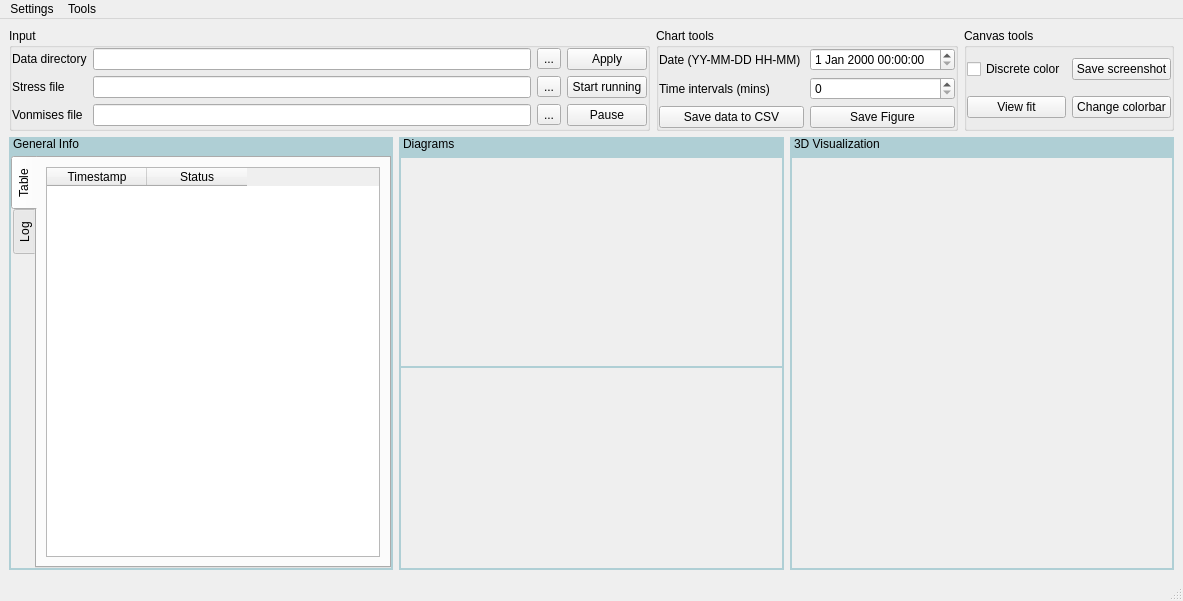
<?xml version="1.0" encoding="UTF-8"?>
<ui version="4.0">
 <class>MainWindow</class>
 <widget class="QMainWindow" name="MainWindow">
  <property name="geometry">
   <rect>
    <x>0</x>
    <y>0</y>
    <width>1183</width>
    <height>601</height>
   </rect>
  </property>
  <property name="windowTitle">
   <string>MainWindow</string>
  </property>
  <widget class="QWidget" name="centralwidget">
   <layout class="QHBoxLayout" name="_2">
    <property name="leftMargin">
     <number>0</number>
    </property>
    <property name="topMargin">
     <number>0</number>
    </property>
    <property name="rightMargin">
     <number>0</number>
    </property>
    <property name="bottomMargin">
     <number>0</number>
    </property>
    <item>
     <widget class="QWidget" name="widget" native="true">
      <layout class="QVBoxLayout" name="verticalLayout">
       <item>
        <widget class="QWidget" name="widget_3" native="true">
         <layout class="QHBoxLayout" name="horizontalLayout">
          <property name="leftMargin">
           <number>0</number>
          </property>
          <property name="topMargin">
           <number>0</number>
          </property>
          <property name="rightMargin">
           <number>0</number>
          </property>
          <property name="bottomMargin">
           <number>0</number>
          </property>
          <item>
           <widget class="QGroupBox" name="groupBox">
            <property name="title">
             <string>Input</string>
            </property>
            <layout class="QGridLayout" name="gridLayout">
             <property name="leftMargin">
              <number>0</number>
             </property>
             <property name="topMargin">
              <number>0</number>
             </property>
             <property name="rightMargin">
              <number>0</number>
             </property>
             <property name="bottomMargin">
              <number>0</number>
             </property>
             <item row="1" column="1">
              <widget class="QLineEdit" name="lineEdit"/>
             </item>
             <item row="1" column="0">
              <widget class="QLabel" name="label">
               <property name="text">
                <string>Stress file</string>
               </property>
              </widget>
             </item>
             <item row="2" column="0">
              <widget class="QLabel" name="label_2">
               <property name="text">
                <string>Vonmises file</string>
               </property>
              </widget>
             </item>
             <item row="0" column="3">
              <widget class="QPushButton" name="pushButton_2">
               <property name="text">
                <string>Apply</string>
               </property>
              </widget>
             </item>
             <item row="0" column="0">
              <widget class="QLabel" name="label_5">
               <property name="text">
                <string>Data directory</string>
               </property>
              </widget>
             </item>
             <item row="1" column="3">
              <widget class="QPushButton" name="pushButton_3">
               <property name="text">
                <string>Start running</string>
               </property>
              </widget>
             </item>
             <item row="2" column="2">
              <widget class="QToolButton" name="toolButton_3">
               <property name="text">
                <string>...</string>
               </property>
              </widget>
             </item>
             <item row="0" column="2">
              <widget class="QToolButton" name="toolButton_4">
               <property name="text">
                <string>...</string>
               </property>
              </widget>
             </item>
             <item row="2" column="3">
              <widget class="QPushButton" name="pushButton_4">
               <property name="text">
                <string>Pause</string>
               </property>
              </widget>
             </item>
             <item row="0" column="1">
              <widget class="QLineEdit" name="lineEdit_3"/>
             </item>
             <item row="2" column="1">
              <widget class="QLineEdit" name="lineEdit_2"/>
             </item>
             <item row="1" column="2">
              <widget class="QToolButton" name="toolButton_2">
               <property name="text">
                <string>...</string>
               </property>
              </widget>
             </item>
            </layout>
           </widget>
          </item>
          <item>
           <widget class="QGroupBox" name="groupBox_2">
            <property name="title">
             <string>Chart tools</string>
            </property>
            <layout class="QGridLayout" name="gridLayout_2">
             <property name="leftMargin">
              <number>0</number>
             </property>
             <property name="topMargin">
              <number>0</number>
             </property>
             <property name="rightMargin">
              <number>0</number>
             </property>
             <property name="bottomMargin">
              <number>0</number>
             </property>
             <item row="0" column="1">
              <widget class="QDateTimeEdit" name="dateTimeEdit"/>
             </item>
             <item row="2" column="1">
              <widget class="QPushButton" name="pushButton_5">
               <property name="text">
                <string>Save Figure</string>
               </property>
              </widget>
             </item>
             <item row="1" column="0">
              <widget class="QLabel" name="label_4">
               <property name="text">
                <string>Time intervals (mins)</string>
               </property>
              </widget>
             </item>
             <item row="2" column="0">
              <widget class="QPushButton" name="pushButton">
               <property name="text">
                <string>Save data to CSV</string>
               </property>
              </widget>
             </item>
             <item row="0" column="0">
              <widget class="QLabel" name="label_3">
               <property name="text">
                <string>Date (YY-MM-DD HH-MM) </string>
               </property>
              </widget>
             </item>
             <item row="1" column="1">
              <widget class="QSpinBox" name="spinBox"/>
             </item>
            </layout>
           </widget>
          </item>
          <item>
           <widget class="QGroupBox" name="groupBox_3">
            <property name="title">
             <string>Canvas tools</string>
            </property>
            <layout class="QGridLayout" name="gridLayout_3">
             <property name="leftMargin">
              <number>0</number>
             </property>
             <property name="topMargin">
              <number>0</number>
             </property>
             <property name="rightMargin">
              <number>0</number>
             </property>
             <property name="bottomMargin">
              <number>0</number>
             </property>
             <item row="0" column="1">
              <widget class="QPushButton" name="pushButton_6">
               <property name="text">
                <string>Save screenshot</string>
               </property>
              </widget>
             </item>
             <item row="1" column="1">
              <widget class="QPushButton" name="pushButton_7">
               <property name="text">
                <string>Change colorbar</string>
               </property>
              </widget>
             </item>
             <item row="0" column="0">
              <widget class="QCheckBox" name="checkBox">
               <property name="text">
                <string>Discrete color</string>
               </property>
              </widget>
             </item>
             <item row="1" column="0">
              <widget class="QPushButton" name="pushButton_8">
               <property name="text">
                <string>View fit</string>
               </property>
              </widget>
             </item>
            </layout>
           </widget>
          </item>
         </layout>
        </widget>
       </item>
       <item>
        <widget class="QWidget" name="widget_2" native="true">
         <layout class="QHBoxLayout" name="horizontalLayout_2">
          <property name="leftMargin">
           <number>0</number>
          </property>
          <property name="topMargin">
           <number>0</number>
          </property>
          <property name="rightMargin">
           <number>0</number>
          </property>
          <property name="bottomMargin">
           <number>0</number>
          </property>
          <item>
           <widget class="QDockWidget" name="dockWidget_3">
            <property name="styleSheet">
             <string notr="true">QDockWidget {
    background-color: transparent;
}
QDockWidget::title {
    background: #afcfd5;
}</string>
            </property>
            <property name="features">
             <set>QDockWidget::NoDockWidgetFeatures</set>
            </property>
            <property name="windowTitle">
             <string>General Info</string>
            </property>
            <widget class="QWidget" name="dockWidgetContents_6">
             <property name="styleSheet">
              <string notr="true">#dockWidgetContents_6 {
    border: 2px solid #afcfd5;
    padding: 2px;
}</string>
             </property>
             <layout class="QHBoxLayout" name="horizontalLayout_3">
              <property name="leftMargin">
               <number>2</number>
              </property>
              <property name="topMargin">
               <number>0</number>
              </property>
              <property name="rightMargin">
               <number>2</number>
              </property>
              <property name="bottomMargin">
               <number>2</number>
              </property>
              <item>
               <widget class="QTabWidget" name="tabWidget">
                <property name="tabPosition">
                 <enum>QTabWidget::West</enum>
                </property>
                <property name="currentIndex">
                 <number>0</number>
                </property>
                <property name="movable">
                 <bool>true</bool>
                </property>
                <property name="tabBarAutoHide">
                 <bool>false</bool>
                </property>
                <widget class="QWidget" name="tab">
                 <attribute name="title">
                  <string>Table</string>
                 </attribute>
                 <layout class="QVBoxLayout" name="verticalLayout_2">
                  <item>
                   <widget class="QTableWidget" name="timestampTableWidget">
                    <column>
                     <property name="text">
                      <string>Timestamp</string>
                     </property>
                    </column>
                    <column>
                     <property name="text">
                      <string>Status</string>
                     </property>
                    </column>
                   </widget>
                  </item>
                 </layout>
                </widget>
                <widget class="QWidget" name="tab_2">
                 <attribute name="title">
                  <string>Log</string>
                 </attribute>
                 <layout class="QVBoxLayout" name="verticalLayout_3">
                  <item>
                   <widget class="QTextEdit" name="logTextEdit"/>
                  </item>
                 </layout>
                </widget>
               </widget>
              </item>
             </layout>
            </widget>
           </widget>
          </item>
          <item>
           <widget class="QDockWidget" name="dockWidget_2">
            <property name="styleSheet">
             <string notr="true">QDockWidget {
    background-color: transparent;
}
QDockWidget::title {
    background: #afcfd5;
}</string>
            </property>
            <property name="features">
             <set>QDockWidget::NoDockWidgetFeatures</set>
            </property>
            <property name="windowTitle">
             <string>Diagrams</string>
            </property>
            <widget class="QWidget" name="dockWidgetContents_5">
             <property name="styleSheet">
              <string notr="true">#dockWidgetContents_5{
    border: 2px solid #afcfd5;
    padding: 2px;
}</string>
             </property>
             <layout class="QVBoxLayout" name="verticalLayout_4">
              <property name="leftMargin">
               <number>0</number>
              </property>
              <property name="topMargin">
               <number>0</number>
              </property>
              <property name="rightMargin">
               <number>0</number>
              </property>
              <property name="bottomMargin">
               <number>0</number>
              </property>
              <item>
               <widget class="QWidget" name="stressChartWidget" native="true">
                <property name="styleSheet">
                 <string notr="true">QWidget {
    background-color: transparent;
}</string>
                </property>
               </widget>
              </item>
              <item>
               <widget class="QWidget" name="vonmisesChartWidget" native="true">
                <property name="styleSheet">
                 <string notr="true">QWidget {
    border: 2px solid #afcfd5;
    padding: 2px;
	background-color: transparent;
}</string>
                </property>
               </widget>
              </item>
             </layout>
            </widget>
           </widget>
          </item>
          <item>
           <widget class="QDockWidget" name="dockWidget">
            <property name="styleSheet">
             <string notr="true">QDockWidget {
    background-color: transparent;
}
QDockWidget::title {
    background: #afcfd5;
}</string>
            </property>
            <property name="features">
             <set>QDockWidget::NoDockWidgetFeatures</set>
            </property>
            <property name="windowTitle">
             <string>3D Visualization</string>
            </property>
            <widget class="QWidget" name="canvasWidget">
             <property name="styleSheet">
              <string notr="true">#canvasWidget{
    border: 2px solid #afcfd5;
    padding: 2px;
}</string>
             </property>
            </widget>
           </widget>
          </item>
         </layout>
        </widget>
       </item>
      </layout>
     </widget>
    </item>
   </layout>
  </widget>
  <widget class="QMenuBar" name="menubar">
   <property name="geometry">
    <rect>
     <x>0</x>
     <y>0</y>
     <width>1183</width>
     <height>25</height>
    </rect>
   </property>
   <widget class="QMenu" name="menuSettings">
    <property name="title">
     <string>Settings</string>
    </property>
   </widget>
   <widget class="QMenu" name="menuTools">
    <property name="title">
     <string>Tools</string>
    </property>
   </widget>
   <addaction name="menuSettings"/>
   <addaction name="menuTools"/>
  </widget>
  <widget class="QStatusBar" name="statusbar"/>
 </widget>
 <resources/>
 <connections/>
</ui>
